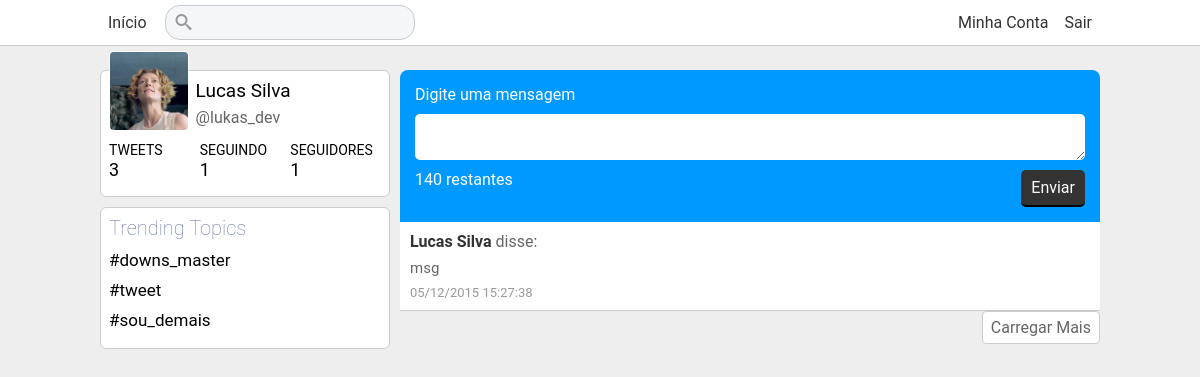
The app's page / (signed in) with its own data.
### tables this page shows
CREATE TABLE IF NOT EXISTS `usuarios` (
  `id` int(11) NOT NULL AUTO_INCREMENT,
  `foto` varchar(200) NOT NULL,
  `nome` varchar(200) NOT NULL,
  `nickname` varchar(200) NOT NULL,
  `email` varchar(150) NOT NULL,
  `senha` varchar(100) NOT NULL,
  `descricao` varchar(100) NOT NULL,
  PRIMARY KEY (`id`)
);

CREATE TABLE IF NOT EXISTS `trending` (
  `id` int(11) NOT NULL AUTO_INCREMENT,
  `hashtag` varchar(100) NOT NULL,
  `mencoes` int(11) NOT NULL,
  PRIMARY KEY (`id`)
);

CREATE TABLE IF NOT EXISTS `tweets` (
  `id` int(11) NOT NULL AUTO_INCREMENT,
  `user_id` int(11) NOT NULL,
  `tweet` varchar(250) NOT NULL,
  `data` datetime NOT NULL,
  `timestamp` varchar(200) NOT NULL,
  PRIMARY KEY (`id`)
);

### pages/home.php (the view, shortened to what this page needs)
<?php include_once "inc/sidebar.php";?>
<section id="content_wrapper">
	<section id="envio_mensagem">
		<form action="" method="post" enctype="multipart/form-data">
			<label>
				<span class="title">Digite uma mensagem</span>
				<textarea name="mensagem" class="msg"></textarea>
				<span class="counter"></span>
				<button class="send_message">Enviar</button>
			</label>
		</form>
	</section>
	<section id="content">
		<div class="content_tweets">
	<?php
		$pega_follows = $pdo->prepare("SELECT * FROM `follows` WHERE `seguidor` = ?");
		$pega_follows->execute(array($logado->id));
		$ids_seguindo = array($logado->id);
		while($usr = $pega_follows->fetchObject()){
			$ids_seguindo[] = $usr->usuario;
		}
		$str_seguindo = implode(', ', $ids_seguindo);
		$twt = $pdo->prepare("SELECT * FROM `tweets` WHERE `user_id` IN ($str_seguindo) ORDER BY `id` DESC");
		$twt->execute();
		$tweets = $pdo->prepare("SELECT * FROM `tweets` WHERE `user_id` IN ($str_seguindo) ORDER BY `id` DESC LIMIT 1");
		$tweets->execute();
		while($tweet = $tweets->fetchObject()){
			$user_tweet = $pdo->prepare("SELECT * FROM `usuarios` WHERE `id` = ?");
			$user_tweet->execute(array($tweet->user_id));
			$user_dados = $user_tweet->fetchObject();
	?>
		<article class="tweet">
			<span class="nome">
				<a href="<?php echo BASE.'/'.$user_dados->nickname;?>"><?php echo $user_dados->nome;?></a> disse:
			</span>
			<p><?php echo $tweet->tweet;?></p>
			<span class="date"><?php echo date('d/m/Y H:i:s', strtotime($tweet->data));?></span>
		</article>
	<?php }?>
	</div>
	<?php
	if($twt->rowCount() > 1){
			echo '<a href="#" class="button load_more" id="tweets_home">Carregar Mais</a>';
		}
	?>
	</section>
</section>

### inc/sidebar.php (shortened to what this page needs)
<aside id="sidebar">
<?php
	if($perfil == true){
		$dados = $dados_perfil;
		$link = BASE.'/'.$dados->nickname;
	}else{
		$dados = $logado;
		$link = BASE;
	}
	$foto = ($dados->foto == '') ? BASE.'/uploads/default.jpg' : BASE.'/uploads/'.$dados->foto;
	$contagem_seguindo = $pdo->prepare("SELECT `id` FROM `follows` WHERE `seguidor` = ?");
	$contagem_seguindo->execute(array($dados->id));
	$qtd_seguindo = $contagem_seguindo->rowCount();
	$contagem_seguidores = $pdo->prepare("SELECT `id` FROM `follows` WHERE `usuario` = ?");
	$contagem_seguidores->execute(array($dados->id));
	$qtd_seguidores = $contagem_seguidores->rowCount();
	$contagem_tweets = $pdo->prepare("SELECT `id` FROM `tweets` WHERE `user_id` = ?");
	$contagem_tweets->execute(array($dados->id));
	$qtd_tweets = $contagem_tweets->rowCount();
?>
<div class="box_sidebar perfil">
	<div class="img_perfil">
		<img src="<?php echo $foto;?>" />
	</div>
	<div class="dados_user">
		<span class="nome_perfil"><a href="<?php echo $link;?>"><?php echo $dados->nome;?></a></span>
		<a href="#" class="nickname">@<?php echo $dados->nickname;?></a>
	</div>
	<div class="stats">
		<div class="box_stats">
			<span>Tweets</span>
			<p><?php echo $qtd_tweets;?></p>
		</div>
		<div class="box_stats">
			<span>Seguindo</span>
			<p><a href="<?php echo BASE.'/'.$dados->nickname.'/seguindo';?>"><?php echo $qtd_seguindo;?></a></p>
		</div>
		<div class="box_stats">
			<span>Seguidores</span>
			<p><a href="<?php echo BASE.'/'.$dados->nickname.'/seguidores';?>"><?php echo $qtd_seguidores;?></a></p>
		</div>
	</div>
</div>
<div class="box_sidebar">
	<h2>Trending Topics</h2>
	<ul>
	<?php
		$trending = $pdo->prepare("SELECT * FROM `trending` ORDER BY `mencoes` DESC LIMIT 5");
		$trending->execute();
		while($tag_top = $trending->fetchObject()){
			$tag = str_replace('#', '', $tag_top->hashtag);
	?>
		<li><a href="<?php echo BASE.'/hashtag/'.$tag;?>"><?php echo $tag_top->hashtag;?></a></li>
	<?php }?>
	</ul>
</div>
</aside>

### css/style.css (style rules this page uses)
* { margin:0; padding:0; box-sizing:border-box; list-style-type:none; text-decoration:none; font-family:Roboto; }
body { background:#eee; }
#sidebar { float:left; width:29%; }
.box_sidebar { background:#fff; padding:8px; border-radius:6px; border:1px solid #ccc; margin-bottom:10px; position:relative; float:left; width:100%; }
.box_sidebar h2 { float:left; width:100%; font-size:20px; color:#6675A7; font-weight:lighter; margin-bottom:10px; }
.box_sidebar li { float:left; width:100%; margin-bottom:10px; font-size:17px; }
.box_sidebar li:last-child { background:none; }
.box_sidebar li a { color:#000; }
.box_sidebar.perfil .img_perfil { position:absolute; top:-20px; width:80px; height:80px; overflow:hidden; border:1px solid white; border-radius:5px; }
.box_sidebar.perfil .img_perfil img { width:100%; }
.box_sidebar.perfil .dados_user { float:right; width:70%; padding-left:5px; }
.box_sidebar.perfil .dados_user .nome_perfil { float:left; width:100%; font-size:19px; margin-bottom:6px; }
.box_sidebar.perfil .dados_user .nome_perfil a { color:black; }
.box_sidebar.perfil .dados_user a.nickname { color:#666; }
.box_sidebar.perfil .stats { float:left; width:100%; margin-top:5px; }
.box_sidebar.perfil .stats .box_stats { float:left; width:33.33%; padding:8px 0; }
.box_sidebar.perfil .stats .box_stats span { text-transform:uppercase; font-size:14px; }
.box_sidebar.perfil .stats .box_stats p { font-size:18px; }
.box_sidebar.perfil .stats .box_stats p a { color:black; }
#content_wrapper { float:right; width:70%; }
#content_wrapper #envio_mensagem { float:left; width:100%; padding:15px; background:#0099FF; border-top-left-radius:8px; border-top-right-radius:8px; }
#envio_mensagem .title { float:left; width:100%; font-size:16px; color:white; margin-bottom:10px; }
#envio_mensagem textarea { float:left; width:100%; resize:vertical; border:none; outline:none; padding:8px; border-radius:5px; }
#envio_mensagem .counter { float:left; margin-top:10px; color:white; font-size:16px; }
.send_message { float:right; margin-top:10px; font-size:16px; padding:8px 10px; background:#333; color:white; border-radius:5px; border:0; border-bottom:2px solid #000; }
#content { float:left; width:100%; }
#content .tweet { float:left; width:100%; padding:10px; border-bottom:1px solid #ccc; color:#666; background:white; transition:all ease-in .3s; }
#content .tweet a { color:#09f; }
#content .tweet .nome { font-size:16px; float:left; width:100%; margin-bottom:8px; }
#content .tweet .nome a { color:#333; font-weight:bold; }
#content .tweet p { font-size:15px; }
#content .tweet .date { font-size:13px; color:#999; float:left; margin-top:8px; }
.button { display:inline-block; padding:6px 8px; color:#666; border:1px solid #ccc; border-radius:4px; float:right; background:white; }

### records on screen
usuarios: foto (picture), nome "Lucas Silva", nickname "lukas_dev"
trending: hashtag "#downs_master"
trending: hashtag "#tweet"
trending: hashtag "#sou_demais"
tweets: user.nome "Lucas Silva", tweet "msg", data "05/12/2015 15:27:38"

### other values on screen
$qtd_tweets "3"
$qtd_seguindo "1"
$qtd_seguidores "1"
